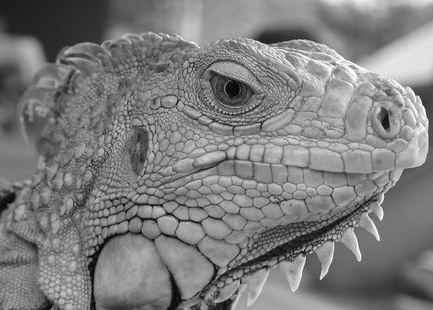
#> input picture hw2_release/iguana.png, 433 x 310 px
$ python test.py   (older library calls are emulated)
#> lines starting #> are read from the running program, lines starting #| are printed output that depends on the picture
### hw2_release/edge.py
"""
CS131 - Computer Vision: Foundations and Applications
Assignment 2
Author: Donsuk Lee (donlee90@stanford.edu)
Date created: 07/2017
Last modified: 10/18/2017
Python Version: 3.5+
"""

import numpy as np

def conv(image, kernel):
    """ An implementation of convolution filter.

    This function uses element-wise multiplication and np.sum()
    to efficiently compute weighted sum of neighborhood at each
    pixel.

    Args:
        image: numpy array of shape (Hi, Wi).
        kernel: numpy array of shape (Hk, Wk).

    Returns:
        out: numpy array of shape (Hi, Wi).
    """
    Hi, Wi = image.shape
    Hk, Wk = kernel.shape
    out = np.zeros((Hi, Wi))

    # For this assignment, we will use edge values to pad the images.
    # Zero padding will make derivatives at the image boundary very big,
    # whereas we want to ignore the edges at the boundary.
    pad_width0 = Hk // 2
    pad_width1 = Wk // 2
    pad_width = ((pad_width0,pad_width0),(pad_width1,pad_width1))
    padded = np.pad(image, pad_width, mode='edge')

    ### YOUR CODE HERE
    delta_h = int((Hk - 1) / 2)
    delta_w = int((Wk - 1) / 2)
    for image_h in range(0, Hi):
        for image_w in range(0, Wi):
            out[image_h][image_w] = np.sum(
                # Notice: we shift the image by [pad_width0, pad_width1]
                kernel * padded[pad_width0 + image_h - delta_h:pad_width0 + image_h + delta_h + 1,
                         pad_width1 + image_w - delta_w : pad_width1 + image_w + delta_w + 1])
    pass
    ### END YOUR CODE

    return out

def gaussian_kernel(size, sigma):
    """ Implementation of Gaussian Kernel.

    This function follows the gaussian kernel formula,
    and creates a kernel matrix.

    Hints:
    - Use np.pi and np.exp to compute pi and exp.

    Args:
        size: int of the size of output matrix.
        sigma: float of sigma to calculate kernel.

    Returns:
        kernel: numpy array of shape (size, size).
    """

    kernel = np.zeros((size, size))
    delta = (size-1) / 2
    ### YOUR CODE HERE
    for i in range(size):
        for j in range(size):
            kernel[i][j] = (1.0 /(2.0 * np.pi * sigma**2)) * \
                            np.exp(((-1.0) * ((i-delta)**2 + (j-delta)**2))/(2 * (sigma ** 2)))
    pass
    ### END YOUR CODE

    return kernel

def partial_x(img):
    """ Computes partial x-derivative of input img.

    Hints:
        - You may use the conv function in defined in this file.

    Args:
        img: numpy array of shape (H, W).
    Returns:
        out: x-derivative image.
    """

    out = None

    ### YOUR CODE HERE
    filter = np.array([-0.5,0,0.5]).reshape((1, 3))
    out = conv(np.array(img),filter)
    pass
    ### END YOUR CODE

    return out

def partial_y(img):
    """ Computes partial y-derivative of input img.

    Hints:
        - You may use the conv function in defined in this file.

    Args:
        img: numpy array of shape (H, W).
    Returns:
        out: y-derivative image.
    """

    out = None

    ### YOUR CODE HERE
    filter = np.array([-0.5, 0, 0.5]).reshape((3, 1))
    out = conv(np.array(img), filter)
    pass
    ### END YOUR CODE

    return out

def gradient(img):
    """ Returns gradient magnitude and direction of input img.

    Args:
        img: Grayscale image. Numpy array of shape (H, W).

    Returns:
        G: Magnitude of gradient at each pixel in img.
            Numpy array of shape (H, W).
        theta: Direction(in degrees, 0 <= theta < 360) of gradient
            at each pixel in img. Numpy array of shape (H, W).

    Hints:
        - Use np.sqrt and np.arctan2 to calculate square root and arctan
    """
    G = np.zeros(img.shape)
    theta = np.zeros(img.shape)

    ### YOUR CODE HERE
    G = np.sqrt(partial_x(img)**2 + partial_y(img)**2)
    theta = (np.rad2deg(np.arctan2(partial_y(img), partial_x(img)))+180)%360
    pass
    ### END YOUR CODE

    return G, theta


def non_maximum_suppression(G, theta):
    """ Performs non-maximum suppression.

    This function performs non-maximum suppression along the direction
    of gradient (theta) on the gradient magnitude image (G).

    Args:
        G: gradient magnitude image with shape of (H, W).
        theta: direction of gradients with shape of (H, W).

    Returns:
        out: non-maxima suppressed image.
    """
    H, W = G.shape
    out = np.zeros((H, W))

    # Round the gradient direction to the nearest 45 degrees
    theta = np.floor((theta + 22.5) / 45) * 45

    #print(G)
    ### BEGIN YOUR CODE
    theta = theta%360
    for i in range(1, H-1):
        for j in range(1,W-1):
            current_angle = theta[i,j]
            if current_angle == 0 or current_angle == 180:
                neighbors = [G[i, j-1], G[i, j+1]]
            elif current_angle == 45 or current_angle == 225:
                neighbors = [G[i-1, j-1], G[i+1, j+1]]
            elif current_angle == 90 or current_angle == 270:
                neighbors = [G[i-1, j], G[i+1, j]]
            elif current_angle == 135 or current_angle == 315:
                neighbors = [G[i-1, j+1], G[i+1, j-1]]
            else:
                raise RuntimeError("Wrong theta value {}- should be one of the following[0,45,90,135,180,225,270,315]".format(current_angle))
            if G[i,j] >= np.max(neighbors):
                out[i,j] = G[i,j]
            else:
                out[i, j] = 0

    pass
    ### END YOUR CODE

    return out

# [26 lines left out: function double_thresholding, not called in this run]


def get_neighbors(y, x, H, W):
    """ Return indices of valid neighbors of (y, x).

    Return indices of all the valid neighbors of (y, x) in an array of
    shape (H, W). An index (i, j) of a valid neighbor should satisfy
    the following:
        1. i >= 0 and i < H
        2. j >= 0 and j < W
        3. (i, j) != (y, x)

    Args:
        y, x: location of the pixel.
        H, W: size of the image.
    Returns:
        neighbors: list of indices of neighboring pixels [(i, j)].
    """
    neighbors = []

    for i in (y-1, y, y+1):
        for j in (x-1, x, x+1):
            if i >= 0 and i < H and j >= 0 and j < W:
                if (i == y and j == x):
                    continue
                neighbors.append((i, j))

    return neighbors

def link_edges(strong_edges, weak_edges):
    """ Find weak edges connected to strong edges and link them.

    Iterate over each pixel in strong_edges and perform breadth first
    search across the connected pixels in weak_edges to link them.
    Here we consider a pixel (a, b) is connected to a pixel (c, d)
    if (a, b) is one of the eight neighboring pixels of (c, d).

    Args:
        strong_edges: binary image of shape (H, W).
        weak_edges: binary image of shape (H, W).

    Returns:
        edges: numpy boolean array of shape(H, W).
    """

    H, W = strong_edges.shape
    indices = np.stack(np.nonzero(strong_edges)).T
    edges = np.zeros((H, W), dtype=np.bool)

    # Make new instances of arguments to leave the original
    # references intact
    weak_edges = np.copy(weak_edges)
    edges = np.copy(strong_edges)

    ### YOUR CODE HERE
    edges = np.copy(strong_edges)
    # Perform BFS!
    nodes_to_visit=[]
    visited_nodes = np.zeros_like(edges)
    nodes_to_visit.append((0,0))
    # While our nodes queue is not empty
    while len(nodes_to_visit) != 0:
            # Take the first element in the list
            curr_i, curr_j = nodes_to_visit.pop(0)

            # If we already visited this node - just continue
            if visited_nodes[curr_i, curr_j] == 1:
                continue

            # Mark node as visited
            visited_nodes[curr_i, curr_j] = 1

            neighors = get_neighbors(curr_i, curr_j, H, W)

            # Add neighbors
            for x,y in neighors:
                nodes_to_visit.append((x,y))

            # Check for adjacent edges
            adjacent_edges = False
            for x,y in neighors:
                adjacent_edges = edges[x, y] or adjacent_edges

            if weak_edges[curr_i,curr_j] and adjacent_edges:
                edges[curr_i,curr_j] = True
    ### END YOUR CODE

    return edges

# [74 lines left out: functions canny, hough_transform, not called in this run]

### hw2_release/test.py
# Setup
from __future__ import print_function

import numpy as np
import matplotlib.pyplot as plt
import matplotlib.image as mpimg
from time import time
from skimage import io
from edge import partial_x, partial_y
from edge import conv, gaussian_kernel
from edge import gradient

# Test with different kernel_size and sigma
kernel_size = 5
sigma = 1.4

# Load image
img = io.imread('iguana.png', as_gray=True)
#> img: shape (310, 433) float64; min 0, max 1, mean 0.492

# Define 5x5 Gaussian kernel with std = sigma
kernel = gaussian_kernel(kernel_size, sigma)

# Convolve image with kernel to achieve smoothed effect
smoothed = conv(img, kernel)
#> after the loop in conv, `for image_h in range(0, Hi):`:
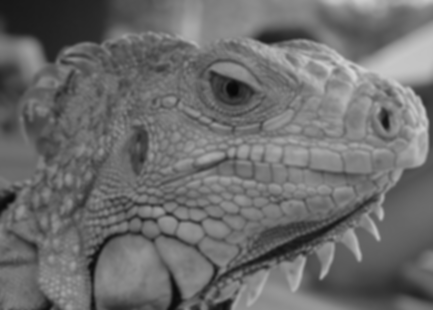
#> out: shape (310, 433) float64; min 0.0326, max 0.836, mean 0.427

plt.subplot(1,2,1)
plt.imshow(img)
plt.title('Original image')
plt.axis('off')

plt.subplot(1,2,2)
plt.imshow(smoothed)
plt.title('Smoothed image')
plt.axis('off')

#plt.show()
# Compute partial derivatives of smoothed image
Gx = partial_x(smoothed)
#> after the loop in conv (call 2), `for image_h in range(0, Hi):`:
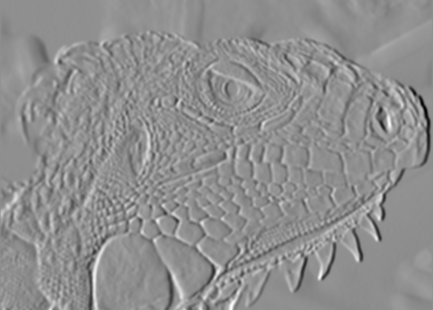
#> out: shape (310, 433) float64; min -0.155, max 0.122, mean 0.000203; drawn with min black and max white
Gy = partial_y(smoothed)
#> after the loop in conv (call 3), `for image_h in range(0, Hi):`:
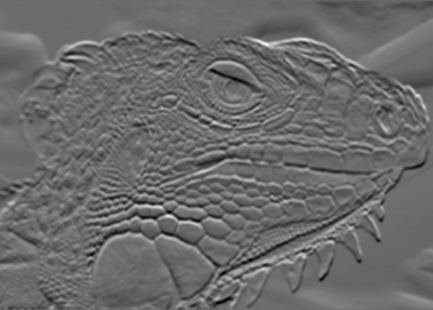
#> out: shape (310, 433) float64; min -0.112, max 0.154, mean -0.00018; drawn with min black and max white

plt.subplot(1,2,1)
plt.imshow(Gx)
plt.title('Derivative in x direction')
plt.axis('off')

plt.subplot(1,2,2)
plt.imshow(Gy)
plt.title('Derivative in y direction')
plt.axis('off')

#plt.show()
G, theta = gradient(smoothed)
#> in gradient, `G = np.sqrt(partial_x(img)**2 + partial_y(img)**2)`:
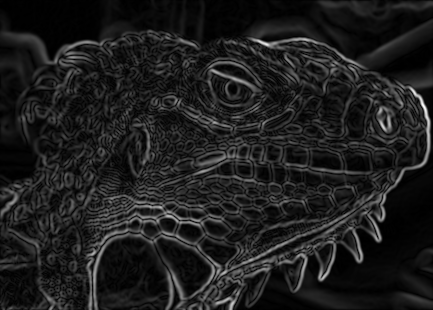
#> G: shape (310, 433) float64; min 0, max 0.171, mean 0.0204; drawn with min black and max white
#> in gradient, `theta = (np.rad2deg(np.arctan2(partial_y(img), partial_x(img)))+180)%360`:
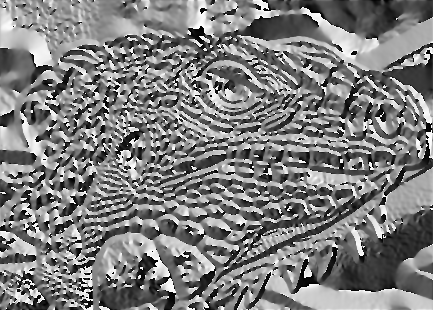
#> theta: shape (310, 433) float64; min 0, max 360, mean 178.6; drawn with min black and max white

if not np.all(G >= 0):
    print('Magnitude of gradients should be non-negative.')

if not np.all((theta >= 0) * (theta < 360)):
    print('Direction of gradients should be in range 0 <= theta < 360')

plt.imshow(G)
plt.title('Gradient magnitude')
plt.axis('off')

from edge import non_maximum_suppression

# Test input
g = np.array(
    [[0.4, 0.5, 0.6],
     [0.3, 0.5, 0.7],
     [0.4, 0.5, 0.6]]
)

# Print out non-maximum suppressed output
# varying theta
for angle in range(0, 180, 45):
    #print('Thetas:', angle)
    t = np.ones((3, 3)) * angle # Initialize theta
    print(non_maximum_suppression(g, t))

nms = non_maximum_suppression(G, theta)
#> in non_maximum_suppression (call 5), `theta = theta%360`:
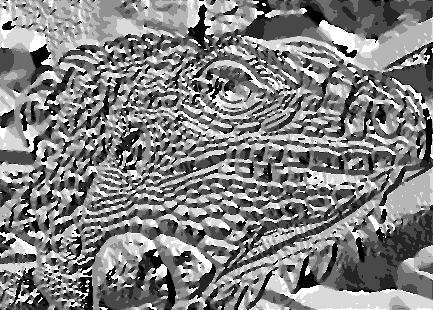
#> theta: shape (310, 433) float64; min 0, max 315, mean 160.9; drawn with min black and max white
#> after the loop in non_maximum_suppression (call 5), `for i in range(1, H-1):`:
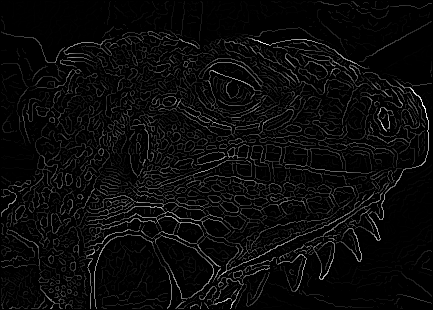
#> out: shape (310, 433) float64; min 0, max 0.171, mean 0.00727; drawn with min black and max white


from edge import get_neighbors, link_edges

test_strong = np.array(
    [[1, 0, 0, 0],
     [0, 0, 0, 0],
     [0, 0, 0, 0],
     [0, 0, 0, 1]],
    dtype=np.bool
)

test_weak = np.array(
    [[0, 0, 0, 1],
     [0, 1, 0, 0],
     [1, 0, 0, 0],
     [0, 0, 1, 0]],
    dtype=np.bool
)

test_linked = link_edges(test_strong, test_weak)
